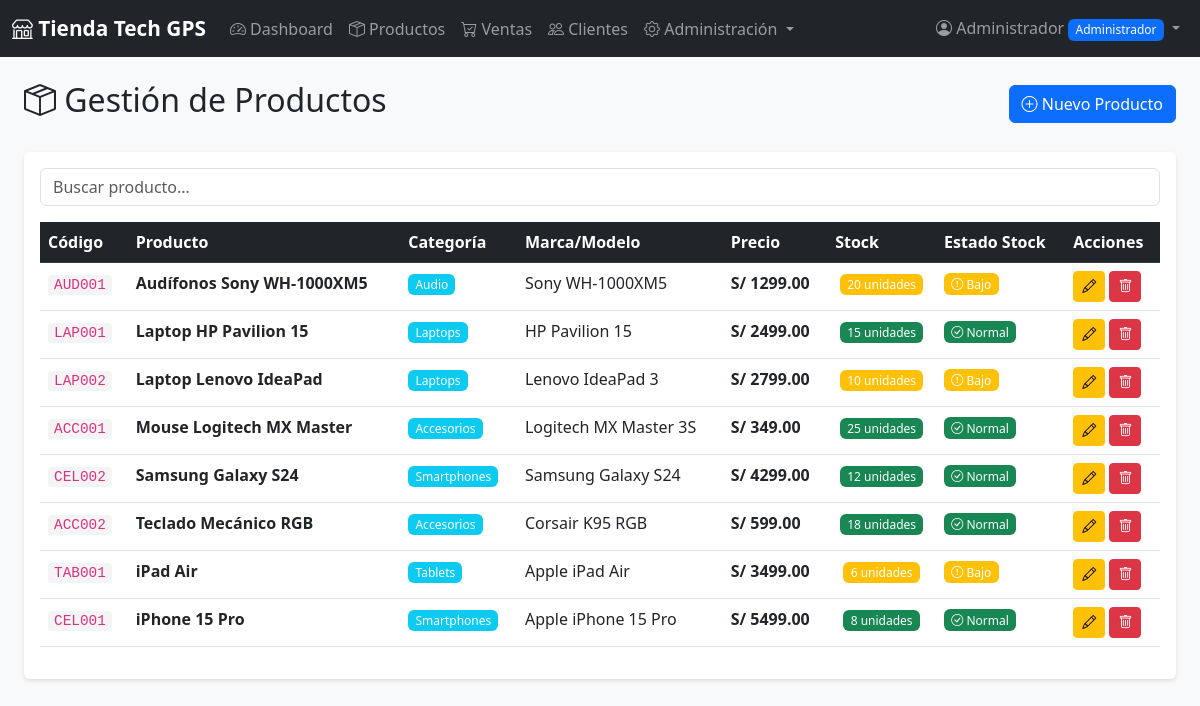
Page /productos (signed in) on the committed database.
### tables this page shows
CREATE TABLE productos (
            id INTEGER PRIMARY KEY AUTOINCREMENT,
            codigo TEXT UNIQUE NOT NULL,
            nombre TEXT NOT NULL,
            descripcion TEXT,
            categoria_id INTEGER,
            marca TEXT,
            modelo TEXT,
            precio REAL NOT NULL,
            stock INTEGER DEFAULT 0,
            stock_minimo INTEGER DEFAULT 5,
            imagen_url TEXT,
            activo INTEGER DEFAULT 1,
            fecha_creacion TIMESTAMP DEFAULT CURRENT_TIMESTAMP,
            FOREIGN KEY (categoria_id) REFERENCES categorias (id)
        );

CREATE TABLE categorias (
            id INTEGER PRIMARY KEY AUTOINCREMENT,
            nombre TEXT UNIQUE NOT NULL,
            descripcion TEXT,
            activo INTEGER DEFAULT 1
        );

### app.py (the view)
@app.route('/productos')
@login_required
def productos():
    conn = get_db()
    cursor = conn.cursor()
    cursor.execute('''
        SELECT p.*, c.nombre as categoria_nombre
        FROM productos p
        LEFT JOIN categorias c ON p.categoria_id = c.id
        WHERE p.activo = 1
        ORDER BY p.nombre
    ''')
    productos = cursor.fetchall()
    cursor.execute('SELECT * FROM categorias WHERE activo = 1 ORDER BY nombre')
    categorias = cursor.fetchall()
    conn.close()
    return render_template('productos.html', productos=productos, categorias=categorias)

### app.py (called while the page is built)
def get_db():
    conn = sqlite3.connect(DATABASE)
    conn.row_factory = sqlite3.Row
    return conn

def login_required(f):
    @wraps(f)
    def decorated_function(*args, **kwargs):
        if 'user_id' not in session:
            flash('Por favor inicia sesión para acceder', 'warning')
            return redirect(url_for('login'))
        return f(*args, **kwargs)
    return decorated_function

### templates/productos.html (shortened to what this page needs)
{% extends "base.html" %}
{% block content %}
<div class="container-fluid">
    <div class="d-flex justify-content-between align-items-center mb-4">
        <h2>
            <i class="bi bi-box-seam"></i> Gestión de Productos
        </h2>
        {% if session.rol == 'administrador' %}
        <a href="{{ url_for('nuevo_producto') }}" class="btn btn-primary">
            <i class="bi bi-plus-circle"></i> Nuevo Producto
        </a>
        {% endif %}
    </div>
    <div class="card">
        <div class="card-body">
            <div class="table-responsive">
                <table class="table table-hover" id="productosTable">
                    <thead class="table-dark">
                        <tr>
                            <th>Código</th>
                            <th>Producto</th>
                            <th>Categoría</th>
                            <th>Marca/Modelo</th>
                            <th>Precio</th>
                            <th>Stock</th>
                            <th>Estado Stock</th>
                            <th>Acciones</th>
                        </tr>
                    </thead>
                    <tbody>
                        {% for producto in productos %}
                        <tr>
                            <td><code>{{ producto.codigo }}</code></td>
                            <td><strong>{{ producto.nombre }}</strong></td>
                            <td>
                                {% if producto.categoria_nombre %}
                                <span class="badge bg-info">{{ producto.categoria_nombre }}</span>
                                {% else %}
                                <span class="badge bg-secondary">Sin categoría</span>
                                {% endif %}
                            </td>
                            <td>{{ producto.marca }} {{ producto.modelo }}</td>
                            <td><strong>S/ {{ "%.2f"|format(producto.precio) }}</strong></td>
                            <td class="text-center">
                                <span class="badge {% if producto.stock <= producto.stock_minimo %}bg-danger{% elif producto.stock <= producto.stock_minimo * 2 %}bg-warning{% else %}bg-success{% endif %}">
                                    {{ producto.stock }} unidades
                                </span>
                            </td>
                            <td>
                                {% if producto.stock <= producto.stock_minimo %}
                                <span class="badge bg-danger">
                                    <i class="bi bi-exclamation-triangle"></i> Crítico
                                </span>
                                {% elif producto.stock <= producto.stock_minimo * 2 %}
                                <span class="badge bg-warning">
                                    <i class="bi bi-exclamation-circle"></i> Bajo
                                </span>
                                {% else %}
                                <span class="badge bg-success">
                                    <i class="bi bi-check-circle"></i> Normal
                                </span>
                                {% endif %}
                            </td>
                            <td>
                                {% if session.rol == 'administrador' %}
                                <a href="{{ url_for('editar_producto', id=producto.id) }}"
                                   class="btn btn-sm btn-warning" title="Editar">
                                    <i class="bi bi-pencil"></i>
                                </a>
                                <a href="{{ url_for('eliminar_producto', id=producto.id) }}"
                                   class="btn btn-sm btn-danger"
                                   onclick="return confirm('¿Está seguro de eliminar este producto?')"
                                   title="Eliminar">
                                    <i class="bi bi-trash"></i>
                                </a>
                                {% else %}
                                <button class="btn btn-sm btn-secondary" disabled>
                                    <i class="bi bi-eye"></i> Ver
                                </button>
                                {% endif %}
                            </td>
                        </tr>
                        {% endfor %}
                    </tbody>
                </table>
            </div>
        </div>
    </div>
</div>
{% endblock %}

### templates/base.html (shortened to what this page needs)
<!DOCTYPE html>
<html lang="es">
<head>
    <link href="https://cdn.jsdelivr.net/npm/bootstrap@5.3.0/dist/css/bootstrap.min.css" rel="stylesheet">
    <link rel="stylesheet" href="https://cdn.jsdelivr.net/npm/bootstrap-icons@1.11.0/font/bootstrap-icons.css">
    <link rel="stylesheet" href="{{ url_for('static', filename='css/style.css') }}">
</head>
<body>
    {% if session.user_id %}
    <nav class="navbar navbar-expand-lg navbar-dark bg-dark">
        <div class="container-fluid">
            <a class="navbar-brand" href="{{ url_for('dashboard') }}">
                <i class="bi bi-shop"></i> Tienda Tech GPS
            </a>
            <div class="collapse navbar-collapse" id="navbarNav">
                <ul class="navbar-nav me-auto">
                    <li class="nav-item">
                        <a class="nav-link" href="{{ url_for('dashboard') }}">
                            <i class="bi bi-speedometer2"></i> Dashboard
                        </a>
                    </li>
                    <li class="nav-item">
                        <a class="nav-link" href="{{ url_for('productos') }}">
                            <i class="bi bi-box-seam"></i> Productos
                        </a>
                    </li>
                    <li class="nav-item">
                        <a class="nav-link" href="{{ url_for('ventas') }}">
                            <i class="bi bi-cart-check"></i> Ventas
                        </a>
                    </li>
                    <li class="nav-item">
                        <a class="nav-link" href="{{ url_for('clientes') }}">
                            <i class="bi bi-people"></i> Clientes
                        </a>
                    </li>
                    {% if session.rol == 'administrador' %}
                    <li class="nav-item dropdown">
                        <a class="nav-link dropdown-toggle" href="#" role="button" data-bs-toggle="dropdown">
                            <i class="bi bi-gear"></i> Administración
                        </a>
                    </li>
                    {% endif %}
                </ul>
                <ul class="navbar-nav">
                    <li class="nav-item dropdown">
                        <a class="nav-link dropdown-toggle" href="#" role="button" data-bs-toggle="dropdown">
                            <i class="bi bi-person-circle"></i> {{ session.nombre_completo }}
                            <span class="badge bg-primary">{{ session.rol|title }}</span>
                        </a>
                    </li>
                </ul>
            </div>
        </div>
    </nav>
    {% endif %}
    <main class="container-fluid mt-4">
        {% block content %}{% endblock %}
    </main>
</body>
</html>

### static/css/style.css (style rules this page uses)
body { background-color: #f8f9fa; }
.card { box-shadow: 0 2px 4px rgba(0,0,0,0.1); border: none; margin-bottom: 20px; }
.btn { transition: all 0.3s ease; }
.navbar-brand { font-weight: bold; font-size: 1.3rem; }
.badge { padding: 0.4em 0.6em; font-weight: 500; }
code { background-color: #f4f4f4; padding: 2px 6px; border-radius: 3px; font-size: 0.9em; }

### rows in the picture
productos: codigo "AUD001", nombre "Audífonos Sony WH-1000XM5", categoria_nombre "Audio", marca "Sony", modelo "WH-1000XM5", precio "1299.00", stock "20", stock_minimo "Bajo"
productos: codigo "LAP001", nombre "Laptop HP Pavilion 15", categoria_nombre "Laptops", marca "HP", modelo "Pavilion 15", precio "2499.00", stock "15", stock_minimo "Normal"
productos: codigo "LAP002", nombre "Laptop Lenovo IdeaPad", categoria_nombre "Laptops", marca "Lenovo", modelo "IdeaPad 3", precio "2799.00", stock "10", stock_minimo "Bajo"
productos: codigo "ACC001", nombre "Mouse Logitech MX Master", categoria_nombre "Accesorios", marca "Logitech", modelo "MX Master 3S", precio "349.00", stock "25", stock_minimo "Normal"
productos: codigo "CEL002", nombre "Samsung Galaxy S24", categoria_nombre "Smartphones", marca "Samsung", modelo "Galaxy S24", precio "4299.00", stock "12", stock_minimo "Normal"
productos: codigo "ACC002", nombre "Teclado Mecánico RGB", categoria_nombre "Accesorios", marca "Corsair", modelo "K95 RGB", precio "599.00", stock "18", stock_minimo "Normal"
productos: codigo "TAB001", nombre "iPad Air", categoria_nombre "Tablets", marca "Apple", modelo "iPad Air", precio "3499.00", stock "6", stock_minimo "Bajo"
productos: codigo "CEL001", nombre "iPhone 15 Pro", categoria_nombre "Smartphones", marca "Apple", modelo "iPhone 15 Pro", precio "5499.00", stock "8", stock_minimo "Normal"

### other values in the picture
{{ session.nombre_completo }} "Administrador"
{{ session.rol|title }} "Administrador"
